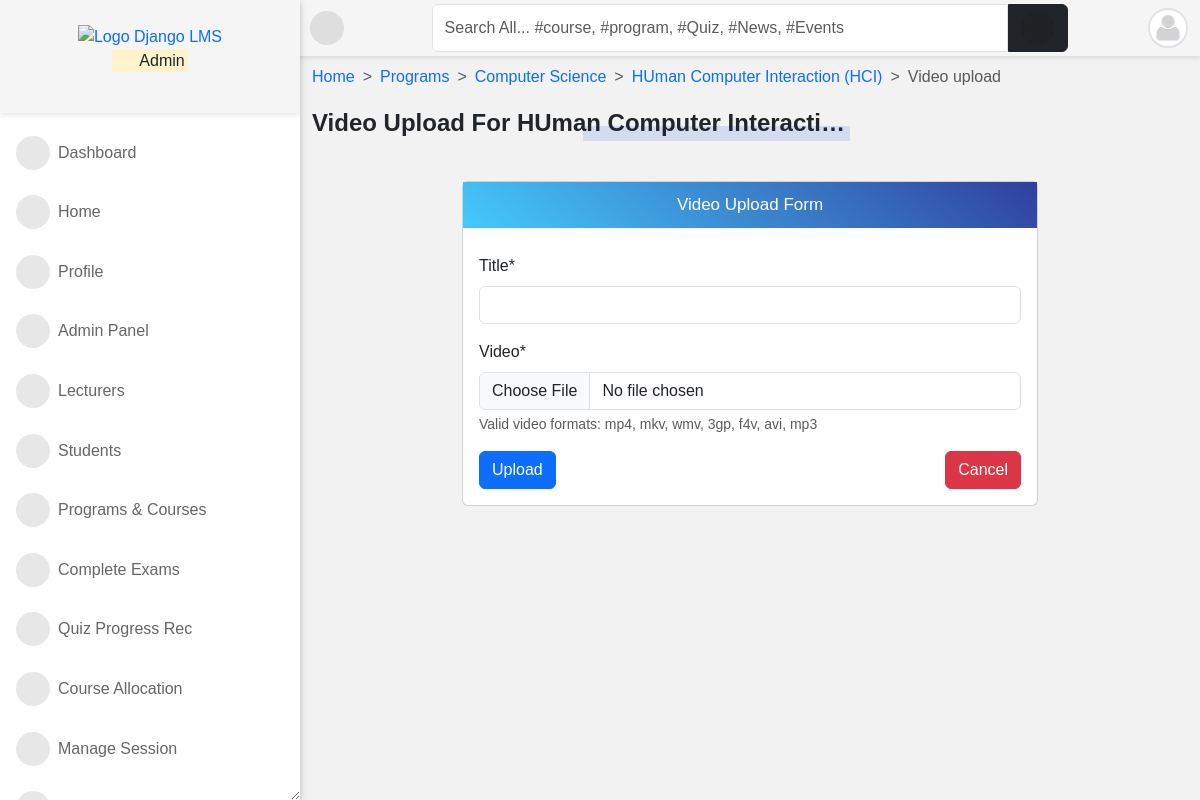
Screenshot of /programs/course/human-computer-interaction/video_tutorials/upload/ (signed in) with the database file from the repository.
### accounts/models.py (models this page shows, shortened)
class User(AbstractUser):
    is_student = models.BooleanField(default=False)
    is_lecturer = models.BooleanField(default=False)
    is_parent = models.BooleanField(default=False)
    is_dep_head = models.BooleanField(default=False)
    phone = models.CharField(max_length=60, blank=True, null=True)
    address = models.CharField(max_length=60, blank=True, null=True)
    picture = models.ImageField(
        upload_to="profile_pictures/%y/%m/%d/", default="default.png", null=True
    )
    email = models.EmailField(blank=True, null=True)
    username_validator = ASCIIUsernameValidator()
    objects = CustomUserManager()
    class Meta:
        ordering = ("-date_joined",)
    @property
    def get_user_role(self):
        if self.is_superuser:
            role = "Admin"
        elif self.is_student:
            role = "Student"
        elif self.is_lecturer:
            role = "Lecturer"
        elif self.is_parent:
            role = "Parent"
        return role

### course/models.py (models this page shows, shortened)
class Course(models.Model):
    slug = models.SlugField(blank=True, unique=True)
    title = models.CharField(max_length=200, null=True)
    code = models.CharField(max_length=200, unique=True, null=True)
    credit = models.IntegerField(null=True, default=0)
    summary = models.TextField(max_length=200, blank=True, null=True)
    program = models.ForeignKey(Program, on_delete=models.CASCADE)
    level = models.CharField(max_length=25, choices=LEVEL, null=True)
    year = models.IntegerField(choices=YEARS, default=0)
    semester = models.CharField(choices=SEMESTER, max_length=200)
    is_elective = models.BooleanField(default=False, blank=True, null=True)
    objects = CourseManager()
    def __str__(self):
        return "{0} ({1})".format(self.title, self.code)

class Program(models.Model):
    title = models.CharField(max_length=150, unique=True)
    summary = models.TextField(null=True, blank=True)
    objects = ProgramManager()
    def __str__(self):
        return self.title

### accounts/decorators.py (the view)
    def wrapper(request, *args, **kwargs):
        if test_func(request.user):
            return function(request, *args, **kwargs) if function else None
        else:
            return redirect(redirect_to)

### course/forms.py
class UploadFormVideo(forms.ModelForm):
    class Meta:
        model = UploadVideo
        fields = (
            "title",
            "video",
        )
    def __init__(self, *args, **kwargs):
        super().__init__(*args, **kwargs)
        self.fields["title"].widget.attrs.update({"class": "form-control"})
        self.fields["video"].widget.attrs.update({"class": "form-control"})

### course/views.py (called while the page is built)
@login_required
@lecturer_required
def handle_video_upload(request, slug):
    course = Course.objects.get(slug=slug)
    if request.method == "POST":
        form = UploadFormVideo(request.POST, request.FILES)
        if form.is_valid():
            obj = form.save(commit=False)
            obj.course = course
            obj.save()
            messages.success(
                request, (request.POST.get("title") + " has been uploaded.")
            )
            return redirect("course_detail", slug=slug)
    else:
        form = UploadFormVideo()
    return render(
        request,
        "upload/upload_video_form.html",
        {"title": "Video Upload", "form": form, "course": course},
    )

### templates/upload/upload_video_form.html (shortened to what this page needs)
{% extends 'base.html' %}
{% load crispy_forms_tags %}
{% block content %}
<nav style="--bs-breadcrumb-divider: '>';" aria-label="breadcrumb">
    <ol class="breadcrumb">
        <li class="breadcrumb-item"><a href="/">Home</a></li>
        <li class="breadcrumb-item"><a href="{% url 'programs' %}">Programs</a></li>
        <li class="breadcrumb-item"><a href="{% url 'program_detail' course.program.id %}">{{ course.program }}</a></li>
        <li class="breadcrumb-item"><a href="{% url 'course_detail' course.slug %}">{{ course }}</a></li>
        <li class="breadcrumb-item active" aria-current="page">Video upload</li>
    </ol>
</nav>
<p class="title-1">Video upload for {{ course|truncatechars:25 }}</p>
<div class="title-line"></div><br>
<div class="row">
<div class="col-md-8 mx-auto">
    <div class="card">
    <p class="form-title">Video Upload Form</p>
    <div class="card-body">
        <form action="" method="POST" enctype="multipart/form-data">{% csrf_token %}
            {{ form|crispy }}
            <div class="form-group">
                <button class="btn btn-primary" type="submit">Upload</button>
                <a class="btn btn-danger" href="{% url 'course_detail' course.slug %}" style="float: right;">Cancel</a>
            </div>
        </form>
    </div>
</div>
</div>
{% endblock content %}

### templates/aside.html (shortened to what this page needs)
{% load static %}
<div id="side-nav">
	<div class="main-menu">
		<div class="top-side text-center py-4" style="background-image: url({% static 'img/dotted.jpg' %});">
			<a href="/">
				<img src="{% static 'img/dj-lms.png' %}" width="110px" alt="Logo Django LMS">
			</a>
			<p class="text-orange">
				<mark>
					<i class="far fa-hand-point-right"></i>
					{{ request.user.get_user_role }}
				</mark>
			</p>
		</div>
		{% url 'home' as hom %} {% url 'dashboard' as dash %} {% url 'profile' as prof %}
		{% url 'lecturer_list' as lec %}
		{% url 'student_list' as stu %} {% url 'course_allocation_view' as cav %}
		{% url 'programs' as pro %} {% url 'session_list' as sess %} {% url 'semester_list' as sem %}
		{% url 'quiz_progress' as qpr %} {% url 'quiz_marking' as qce %} {% url 'user_course_list' as ucl %}
		{% url 'admin_panel' as admin_p %}
		<ul>
			{% if request.user.is_superuser %}
			<li class="{% if request.path == dash %}active{% endif %}">
				<a href="{% url 'dashboard' %}"><i class="fas fa-tachometer-alt"></i>Dashboard</a>
			</li>
			{% endif %}
			<li class="{% if request.path == hom %}active{% endif %}">
				<a href="{% url 'home' %}"><i class="fas fa-home"></i>Home</a>
			</li>
			<li class="{% if request.path == prof %}active{% endif %}">
				<a href="{% url 'profile' %}"><i class="fas fa-user"></i>Profile</a>
			</li>
			{% if request.user.is_superuser %}
			<li class="{% if request.path == admin_p %}active{% endif %}">
				<a href="{% url 'admin_panel' %}"><i class="fas fa-user-tie"></i>Admin Panel</a>
			</li>
			<li class="{% if request.path == lec %}active{% endif %}">
				<a href="{% url 'lecturer_list' %}"><i class="fas fa-chalkboard-teacher"></i>Lecturers</a>
			</li>
			<li class="{% if request.path == stu %}active{% endif %}">
				<a href="{% url 'student_list' %}"><i class="fas fa-user-graduate"></i>Students</a>
			</li>
			{% endif %}
			<li class="{% if request.path == pro %}active{% endif %}">
				<a href="{% url 'programs' %}"><i class="fas fa-book-open"></i>Programs & Courses</a>
			</li>
			{% if request.user.is_superuser or request.user.is_lecturer %}
			<li class="{% if request.path == qce %}active{% endif %}">
				<a href="{% url 'quiz_marking' %}"><i class="fas fa-check-double"></i>Complete Exams</a>
			</li>
			{% endif %}
			{% if request.user.is_superuser %}
			<li class="{% if request.path == qpr %}active{% endif %}">
				<a href="{% url 'quiz_progress' %}"><i class="fas fa-record-vinyl"></i>Quiz Progress Rec</a>
			</li>
			<li class="{% if request.path == cav %}active{% endif %}">
				<a href="{% url 'course_allocation_view' %}"><i class="fas fa-tasks"></i>Course Allocation</a>
			</li>
			<li class="{% if request.path == sess %}active{% endif %}">
				<a href="{% url 'session_list' %}"><i class="fas fa-calendar-week"></i>Manage Session</a>
			</li>
			<li class="{% if request.path == sem %}active{% endif %}">
				<a href="{% url 'semester_list' %}"><i class="fas fa-calendar-alt"></i>Manage Semester</a>
			</li>
			{% endif %}
			<br />
		</ul>
	</div>
</div>

### templates/navbar.html (shortened to what this page needs)
<div id="top-navbar" class="py-1">
	<div class="container">
		<div class="nav-wrapper">
			<div class="toggle-btn" onclick="toggleSidebar()">
				<i class="fas fa-bars"></i>
			</div>
			<form class="form-header" action="{% url 'query' %}" method="GET">
				<input id="primary-search" class="form-control rounded-end-0" type="text" name="q" value="{{ request.GET.q }}"
					placeholder="Search All... #course, #program, #Quiz, #News, #Events" required />
				<button class="btn btn-dark rounded-start-0" type="submit">
					<i class="fas fa-search"></i>
				</button>
			</form>
			<div class="dropdown">
				<div class="avatar border border-2" type="button" data-bs-toggle="dropdown" aria-expanded="false">
					<img src="{{ request.user.picture.url }}">
				</div>
			</div>
		</div>
	</div>
</div>

### templates/aside.html (style rules this page uses)
.top-side { background-size: cover; background-position: top center; }

### rows the page displays
User: user.get_user_role "Admin", user.picture (placeholder picture)
Course: program "Computer Science", title+code "HUman Computer Interaction (HCI)", title+code "HUman Computer Interacti…"
